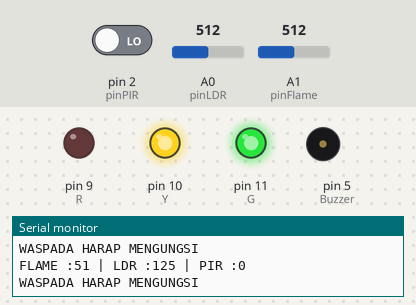
The sketch below on a simulated Arduino Uno, built with avr-gcc and run on an emulated ATmega328P. Parts: output pins drawn as LEDs (lit = HIGH), buzzer (waves = sounding, pin HIGH), the last lines printed to the serial monitor. Inputs (shaded band) come from the test bench; at power-on: A1 (pinFlame) = 512, A0 (pinLDR) = 512, pin 2 (pinPIR) LOW.

Above: at 1.27 s.
1.3 s: A1 (pinFlame) set to 529
At 2.1 s:
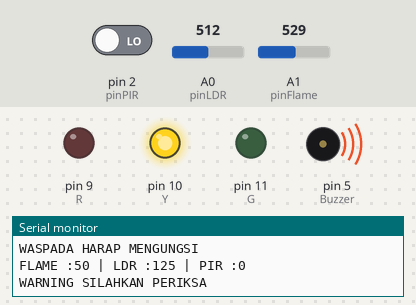
4.3 s: A1 (pinFlame) set to 306
At 5.32 s:
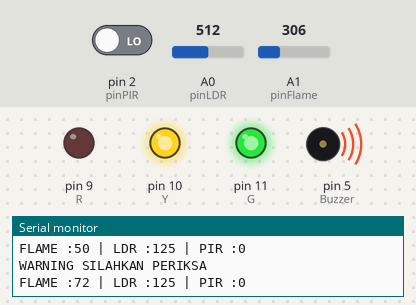
7.3 s: A1 (pinFlame) set to 900
At 8.0 s:
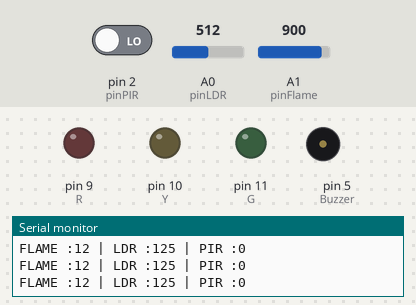
8.8 s: A1 (pinFlame) set to 1003
11.8 s: A1 (pinFlame) set to 1016
At 13.0 s:
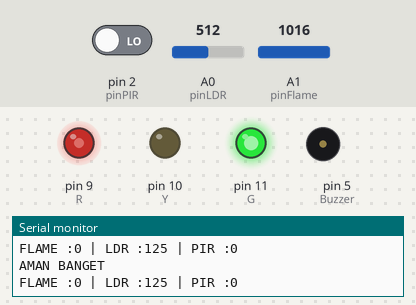
13.3 s: A0 (pinLDR) set to 122
At 13.9 s:
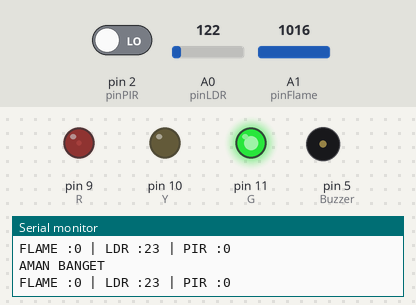
Timing chart, 0 to 15.8 s (numbered marks = the images above; inputs shaded):
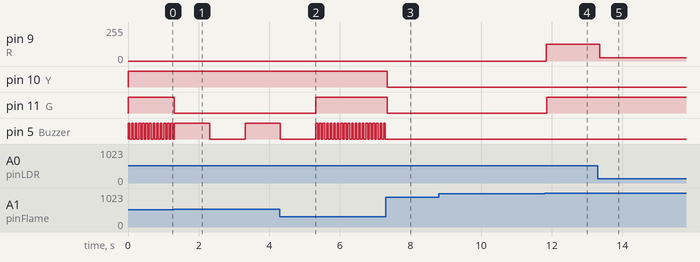

The sketch:

1.TANTANGAN_3_SENSOR.ino
```cpp
int pinLDR=A0;
int pinFlame=A1;
int pinPIR=2;
int Buzzer=5;
int R=9,Y=10,G=11;

void setup() {
  Serial.begin(9600);
  pinMode(pinPIR,INPUT);
  pinMode(Buzzer,OUTPUT);
  pinMode(R,OUTPUT);
  pinMode(Y,OUTPUT);
  pinMode(G,OUTPUT);

}

void loop() {
  //BACA SENSOR FLAME
  int bacaFlame=analogRead(pinFlame);
      bacaFlame=map(bacaFlame,24,1016,100,0);
  //BACA SENSOR LDR
  int bacaLDR=analogRead(pinLDR);
      bacaLDR=map(bacaLDR,30,1010,0,255);
  //BACA SENSOR PIR
  int bacaPIR=digitalRead(pinPIR);

  //PRINT SERIAL
  Serial.print("FLAME :");
  Serial.print(bacaFlame);
  Serial.print(" | LDR :");
  Serial.print(bacaLDR);
  Serial.print(" | PIR :");
  Serial.print(bacaPIR);
  Serial.println();

 //LOGIKA LDR

  analogWrite(R,bacaLDR);

  //LOGIKA FLAME
 if(bacaFlame==0){
  Serial.println("AMAN BANGET");
  digitalWrite(Buzzer,LOW);
  digitalWrite(G,HIGH);
  digitalWrite(Y,LOW);
 }
 else if(bacaFlame >=20 && bacaFlame <=50){
  Serial.println("WARNING SILAHKAN PERIKSA");
  digitalWrite(R,LOW);
  digitalWrite(G,LOW);
  digitalWrite(Y,HIGH);
  digitalWrite(Buzzer,HIGH);
  delay(1000);
  digitalWrite(Buzzer,LOW);
  delay(1000);
 }
 else if(bacaFlame>=50){
  Serial.println("WASPADA HARAP MENGUNGSI");
  digitalWrite(R,LOW);
  digitalWrite(G,HIGH);
  digitalWrite(Y,HIGH);
  digitalWrite(Buzzer,HIGH);
  delay(50);
  digitalWrite(Buzzer,LOW);
  delay(50);
 }
 else{
  digitalWrite(R,LOW);
  digitalWrite(Y,LOW);
  digitalWrite(G,LOW);
 }

}
```

Measured:
- the behaviour switches between 519 and 520 on A1 (pinFlame) (found by bisection; images 0 and 1)
- the behaviour switches between 1015 and 1016 on A1 (pinFlame) (found by bisection; images 3 and 4)
- after the input at 1.3 s, pin 11 (G): HIGH → LOW at once
- after the input at 4.3 s, pin 11 (G): LOW → HIGH after 1.0 s
- after the input at 7.3 s, pin 10 (Y), pin 11 (G): HIGH → LOW at once; pin 5 (Buzzer): stops changing and stays LOW
- after the input at 11.8 s, pin 9 (R): 0/255 → 125/255 after 0.05 s; pin 11 (G): LOW → HIGH after 0.06 s
- after the input at 13.3 s, pin 9 (R): 125/255 → 23/255 after 0.06 s
- by itself, pin 5 (Buzzer): repeats every 0.10 s: HIGH 0.05 s, LOW 0.05 s
